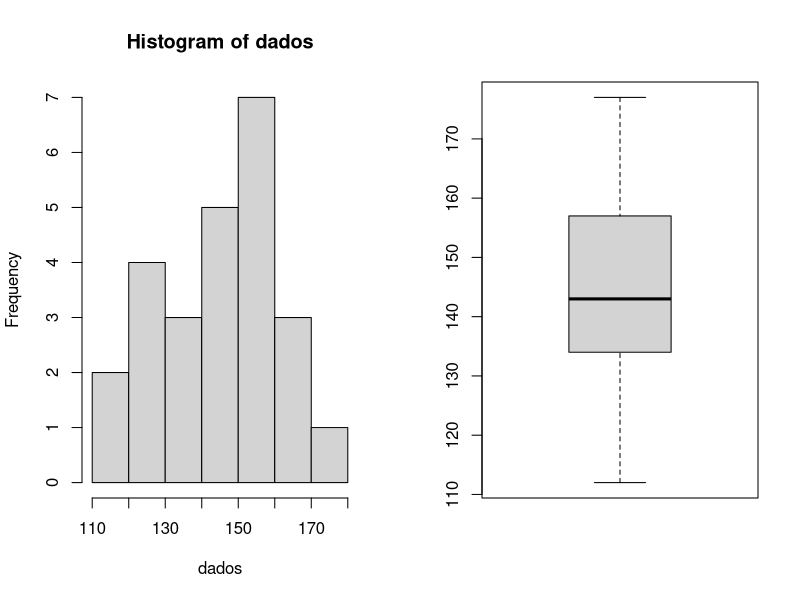

This figure's R source: (Note: this script raises an error after producing the figure.)
# Dados da pressão arterial sistólica
dados <- c(162, 177, 151, 167, 141, 153, 143, 157, 123,
           161, 147, 157, 141, 157, 151, 134, 134, 128,
           151, 112, 142, 121, 130, 134, 120)

# (a) Análise gráfica para verificar a simetria da distribuição
par(mfrow=c(1,2))  # Criar múltiplos gráficos na mesma janela
hist(dados)
boxplot(dados)


# (b) Media > 140
media<-mean(dados)
media
dp<-sd(dados)
dp


# (c) Teste de Hipótese, Media amostral > 140
# t = (mean(dados) - mu0) / (sd(dados) / sqrt(n))
t1<-(mean(dados)-140)/sd(dados)*sqrt(25)
t2<-(mean(dados)-140)/(sd(dados)/sqrt(25))
qu<-qt(.99,24)
pval<-1-pt(t1,24)
c(t1,t2,qu,pval)
#alternativa
t.test(x,alternative = "greater", mu=140, conf.level = 0.99)
#os dados amostrais não nos dão evidências para concluir


# (d) 
